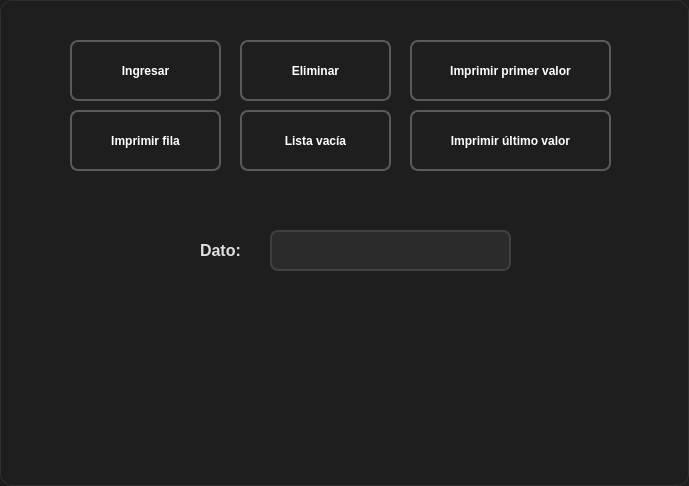
<?xml version="1.0" encoding="UTF-8"?>
<ui version="4.0">
 <class>DialogoQueue</class>
 <widget class="QDialog" name="DialogoQueue">
  <property name="geometry">
   <rect>
    <x>0</x>
    <y>0</y>
    <width>689</width>
    <height>486</height>
   </rect>
  </property>
  <property name="windowTitle">
   <string>Dialog</string>
  </property>
  <property name="styleSheet">
   <string notr="true">/* =========================
   VENTANA PRINCIPAL
   ========================= */
QDialog {
    background-color: #1e1e1e;
    border: 1px solid #303030;
    border-radius: 12px;
    font-family: &quot;Segoe UI&quot;;
    color: #f0f0f0;
}

/* =========================
   ETIQUETAS
   ========================= */
QLabel {
    color: #e0e0e0;
    font-weight: 500;
    background: transparent;
}

/* =========================
   CAJAS DE TEXTO
   ========================= */
QLineEdit {
    background-color: #2b2b2b;
    color: #ffffff;
    border: 2px solid #404040;
    border-radius: 8px;
    padding: 8px;
    selection-background-color: #3d8bfd;
}

QLineEdit:focus {
    border: 2px solid #3d8bfd;
    background-color: #333333;
}

QLineEdit:disabled {
    background-color: #252525;
    color: #808080;
}

/* =========================
   BOTONES
   ========================= */
QPushButton {
    background-color: transparent;
    color: white;
    border: 2px solid #5a5a5a;
    border-radius: 8px;
    padding: 8px 14px;
    font-weight: bold;
}

QPushButton:hover {
    background-color: #333333;
}

QPushButton:pressed {
    background-color: #252525;
}
/* =========================
   TOOLTIP
   ========================= */
QToolTip {
    background-color: #2b2b2b;
    color: white;
    border: 1px solid #3d8bfd;
    padding: 5px;
}</string>
  </property>
  <widget class="QPushButton" name="btn_ingresar">
   <property name="geometry">
    <rect>
     <x>70</x>
     <y>40</y>
     <width>151</width>
     <height>61</height>
    </rect>
   </property>
   <property name="font">
    <font>
     <pointsize>9</pointsize>
     <weight>75</weight>
     <bold>true</bold>
    </font>
   </property>
   <property name="text">
    <string>Ingresar</string>
   </property>
  </widget>
  <widget class="QPushButton" name="btn_primer">
   <property name="geometry">
    <rect>
     <x>410</x>
     <y>40</y>
     <width>201</width>
     <height>61</height>
    </rect>
   </property>
   <property name="font">
    <font>
     <pointsize>9</pointsize>
     <weight>75</weight>
     <bold>true</bold>
    </font>
   </property>
   <property name="text">
    <string>Imprimir primer valor</string>
   </property>
  </widget>
  <widget class="QPushButton" name="btn_eliminar">
   <property name="geometry">
    <rect>
     <x>240</x>
     <y>40</y>
     <width>151</width>
     <height>61</height>
    </rect>
   </property>
   <property name="font">
    <font>
     <pointsize>9</pointsize>
     <weight>75</weight>
     <bold>true</bold>
    </font>
   </property>
   <property name="text">
    <string>Eliminar</string>
   </property>
  </widget>
  <widget class="QPushButton" name="btn_fila">
   <property name="geometry">
    <rect>
     <x>70</x>
     <y>110</y>
     <width>151</width>
     <height>61</height>
    </rect>
   </property>
   <property name="font">
    <font>
     <pointsize>9</pointsize>
     <weight>75</weight>
     <bold>true</bold>
    </font>
   </property>
   <property name="text">
    <string>Imprimir fila</string>
   </property>
  </widget>
  <widget class="QPushButton" name="btn_vacio">
   <property name="geometry">
    <rect>
     <x>240</x>
     <y>110</y>
     <width>151</width>
     <height>61</height>
    </rect>
   </property>
   <property name="font">
    <font>
     <pointsize>9</pointsize>
     <weight>75</weight>
     <bold>true</bold>
    </font>
   </property>
   <property name="text">
    <string>Lista vacía</string>
   </property>
  </widget>
  <widget class="QPushButton" name="btn_ultimo">
   <property name="geometry">
    <rect>
     <x>410</x>
     <y>110</y>
     <width>201</width>
     <height>61</height>
    </rect>
   </property>
   <property name="font">
    <font>
     <pointsize>9</pointsize>
     <weight>75</weight>
     <bold>true</bold>
    </font>
   </property>
   <property name="text">
    <string>Imprimir último valor</string>
   </property>
  </widget>
  <widget class="QLineEdit" name="txt_dato">
   <property name="geometry">
    <rect>
     <x>270</x>
     <y>230</y>
     <width>241</width>
     <height>41</height>
    </rect>
   </property>
   <property name="font">
    <font>
     <pointsize>10</pointsize>
     <weight>75</weight>
     <bold>true</bold>
    </font>
   </property>
  </widget>
  <widget class="QLabel" name="label">
   <property name="geometry">
    <rect>
     <x>200</x>
     <y>230</y>
     <width>121</width>
     <height>41</height>
    </rect>
   </property>
   <property name="font">
    <font>
     <pointsize>12</pointsize>
     <weight>62</weight>
     <bold>true</bold>
    </font>
   </property>
   <property name="text">
    <string>Dato:</string>
   </property>
  </widget>
  <widget class="QLabel" name="lbl_lista">
   <property name="geometry">
    <rect>
     <x>20</x>
     <y>350</y>
     <width>651</width>
     <height>81</height>
    </rect>
   </property>
   <property name="font">
    <font>
     <pointsize>10</pointsize>
     <weight>62</weight>
     <bold>true</bold>
    </font>
   </property>
   <property name="text">
    <string/>
   </property>
   <property name="alignment">
    <set>Qt::AlignCenter</set>
   </property>
  </widget>
 </widget>
 <resources/>
 <connections/>
</ui>
